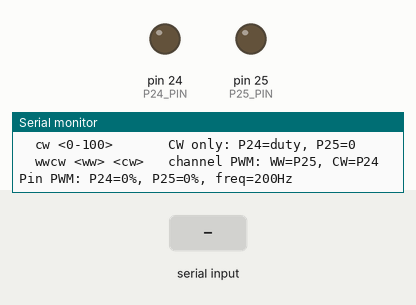
This sketch was run on a simulated Arduino Mega 2560, built with avr-gcc and run on an emulated ATmega2560. Parts: output pins drawn as LEDs (lit = HIGH), the last lines printed to the serial monitor. The inputs (shaded band) are chosen by the test bench.

Above: at 1.7 s.
1.8 s: "wwcw 90 45\n" received over Serial
At 2.15 s:
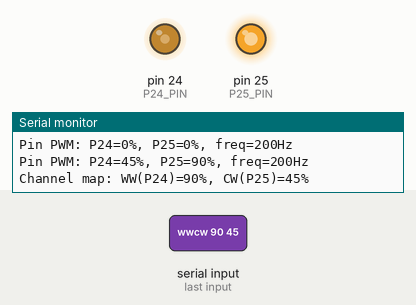
4.8 s: "p24hi\n" received over Serial
6.3 s: "p25hi\n" received over Serial
At 7.5 s:
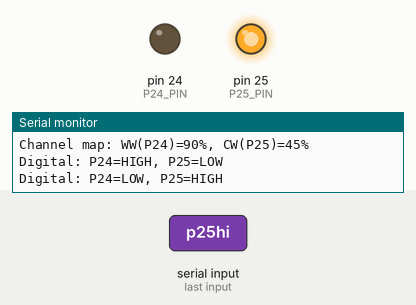
7.8 s: "mix 90 45\n" received over Serial
At 8.43 s:
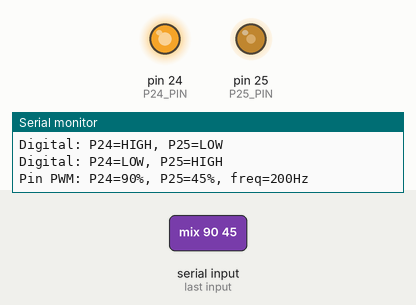
10.8 s: "p25lo\n" received over Serial
Timing chart, 0 to 13.3 s (numbered marks = the images above; inputs shaded):
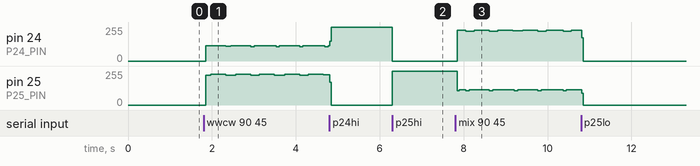

Measured:
- after the input at 1.8 s, pin 25 (P25_PIN): 0/255 → 224/255 after 0.05 s, then repeats every 1.2 s: 232/255 0.36 s, 225/255 0.24 s, 232/255 0.36 s, 224/255 0.20 s
- after the input at 6.3 s, pin 24 (P24_PIN): 255/255 → 0/255 at once; pin 25 (P25_PIN): 0/255 → 255/255 at once
- after the input at 7.8 s, pin 24 (P24_PIN): 0/255 → 232/255 after 0.05 s, → 224/255 0.20 s later, → 232/255 0.20 s later, → 224/255 0.36 s later, … (11 changes in this stretch)

The sketch:

t5_tuya_cct_app.ino
```cpp
/*
  T5AI-Core Phase 1 P24/P25 logic-analyzer PWM test.

  This is a minimal local test firmware:
  - No Tuya cloud/App/DP code.
  - No hardware PWM peripheral.
  - Software PWM only, so P24 and P25 are controlled independently.

  Current physical channel convention:
  - WW warm channel uses P25.
  - CW cold channel uses P24.

  Logic analyzer:
  - LA GND -> T5 GND
  - LA CH0 -> T5 P24
  - LA CH1 -> T5 P25
*/

const int P24_PIN = 24;
const int P25_PIN = 25;

const int WW_PIN = P24_PIN; // Keep the current swapped wiring.
const int CW_PIN = P25_PIN; // Keep the current swapped wiring.

const unsigned long PWM_PERIOD_US = 5000; // 200 Hz

int dutyP24 = 0;
int dutyP25 = 0;
bool forceDigital = false;
bool forceP24High = false;
bool forceP25High = false;

char serialBuffer[80];
uint8_t serialIndex = 0;

int clampPercent(int value)
{
  if (value < 0) {
    return 0;
  }
  if (value > 100) {
    return 100;
  }
  return value;
}

void writePinPwm(int pin, int duty, unsigned long phaseUs)
{
  duty = clampPercent(duty);

  if (duty <= 0) {
    digitalWrite(pin, LOW);
    return;
  }

  if (duty >= 100) {
    digitalWrite(pin, HIGH);
    return;
  }

  unsigned long highUs = (PWM_PERIOD_US * (unsigned long)duty) / 100;
  digitalWrite(pin, phaseUs < highUs ? HIGH : LOW);
}

void updateOutputs()
{
  if (forceDigital) {
    digitalWrite(P24_PIN, forceP24High ? HIGH : LOW);
    digitalWrite(P25_PIN, forceP25High ? HIGH : LOW);
    return;
  }

  unsigned long phaseUs = micros() % PWM_PERIOD_US;
  writePinPwm(P24_PIN, dutyP24, phaseUs);
  writePinPwm(P25_PIN, dutyP25, phaseUs);
}

void setPinPwm(int p24Duty, int p25Duty)
{
  forceDigital = false;
  dutyP24 = clampPercent(p24Duty);
  dutyP25 = clampPercent(p25Duty);

  Serial.print("Pin PWM: P24=");
  Serial.print(dutyP24);
  Serial.print("%, P25=");
  Serial.print(dutyP25);
  Serial.println("%, freq=200Hz");
}

void setWwCwPwm(int wwDuty, int cwDuty)
{
  wwDuty = clampPercent(wwDuty);
  cwDuty = clampPercent(cwDuty);

  // Current swapped wiring: WW=P24, CW=P25.
  setPinPwm(cwDuty, wwDuty);

  Serial.print("Channel map: WW(P24)=");
  Serial.print(wwDuty);
  Serial.print("%, CW(P25)=");
  Serial.print(cwDuty);
  Serial.println("%");
}

void setDigital(bool p24High, bool p25High)
{
  forceDigital = true;
  forceP24High = p24High;
  forceP25High = p25High;

  digitalWrite(P24_PIN, forceP24High ? HIGH : LOW);
  digitalWrite(P25_PIN, forceP25High ? HIGH : LOW);

  Serial.print("Digital: P24=");
  Serial.print(forceP24High ? "HIGH" : "LOW");
  Serial.print(", P25=");
  Serial.println(forceP25High ? "HIGH" : "LOW");
}

void printState()
{
  Serial.print("State: mode=");
  Serial.print(forceDigital ? "digital" : "pwm");
  Serial.print(", P24=");
  Serial.print(forceDigital ? (forceP24High ? 100 : 0) : dutyP24);
  Serial.print("%, P25=");
  Serial.print(forceDigital ? (forceP25High ? 100 : 0) : dutyP25);
  Serial.print("%, WW(P25)=");
  Serial.print(forceDigital ? (forceP25High ? 100 : 0) : dutyP25);
  Serial.print("%, CW(P24)=");
  Serial.print(forceDigital ? (forceP24High ? 100 : 0) : dutyP24);
  Serial.println("%");
}

void printHelp()
{
  Serial.println("Commands:");
  Serial.println("  help             show commands");
  Serial.println("  state            print current output state");
  Serial.println("  stop             P24=0%, P25=0%");
  Serial.println("  p24hi            P24=HIGH, P25=LOW");
  Serial.println("  p24lo            P24=LOW, P25=LOW");
  Serial.println("  p25hi            P24=LOW, P25=HIGH");
  Serial.println("  p25lo            P24=LOW, P25=LOW");
  Serial.println("  pwm              resume PWM with current duties");
  Serial.println("  mix <p24> <p25>  set pin PWM duties directly");
  Serial.println("  ww <0-100>       WW only: P25=duty, P24=0");
  Serial.println("  cw <0-100>       CW only: P24=duty, P25=0");
  Serial.println("  wwcw <ww> <cw>   channel PWM: WW=P25, CW=P24");
}

void processCommand(char *cmd)
{
  while (*cmd == ' ' || *cmd == '\t') {
    cmd++;
  }

  if (*cmd == '\0') {
    return;
  }

  int a = 0;
  int b = 0;

  if (strcmp(cmd, "help") == 0 || strcmp(cmd, "?") == 0) {
    printHelp();
  } else if (strcmp(cmd, "state") == 0) {
    printState();
  } else if (strcmp(cmd, "stop") == 0) {
    setPinPwm(0, 0);
  } else if (strcmp(cmd, "p24hi") == 0) {
    setDigital(true, false);
  } else if (strcmp(cmd, "p24lo") == 0) {
    setDigital(false, false);
  } else if (strcmp(cmd, "p25hi") == 0) {
    setDigital(false, true);
  } else if (strcmp(cmd, "p25lo") == 0) {
    setDigital(false, false);
  } else if (strcmp(cmd, "pwm") == 0) {
    forceDigital = false;
    setPinPwm(dutyP24, dutyP25);
  } else if (sscanf(cmd, "mix %d %d", &a, &b) == 2) {
    setPinPwm(a, b);
  } else if (sscanf(cmd, "wwcw %d %d", &a, &b) == 2) {
    setWwCwPwm(a, b);
  } else if (sscanf(cmd, "ww %d", &a) == 1) {
    setWwCwPwm(a, 0);
  } else if (sscanf(cmd, "cw %d", &a) == 1) {
    setWwCwPwm(0, a);
  } else {
    Serial.print("Unknown command: ");
    Serial.println(cmd);
    printHelp();
  }
}

void readSerialCommands()
{
  while (Serial.available() > 0) {
    char ch = (char)Serial.read();

    if (ch == '\r' || ch == '\n') {
      serialBuffer[serialIndex] = '\0';
      processCommand(serialBuffer);
      serialIndex = 0;
    } else if (serialIndex < (sizeof(serialBuffer) - 1)) {
      serialBuffer[serialIndex++] = ch;
    }
  }
}

void setup()
{
  Serial.begin(115200);

  pinMode(P24_PIN, OUTPUT);
  pinMode(P25_PIN, OUTPUT);
  digitalWrite(P24_PIN, LOW);
  digitalWrite(P25_PIN, LOW);

  delay(500);
  Serial.println("T5AI-Core P24/P25 minimal LA PWM test start");
  Serial.println("Mapping: LA CH0=P24, LA CH1=P25, WW=P24, CW=P25");
  printHelp();
  setPinPwm(0, 0);
}

void loop()
{
  readSerialCommands();
  updateOutputs();
}
```
